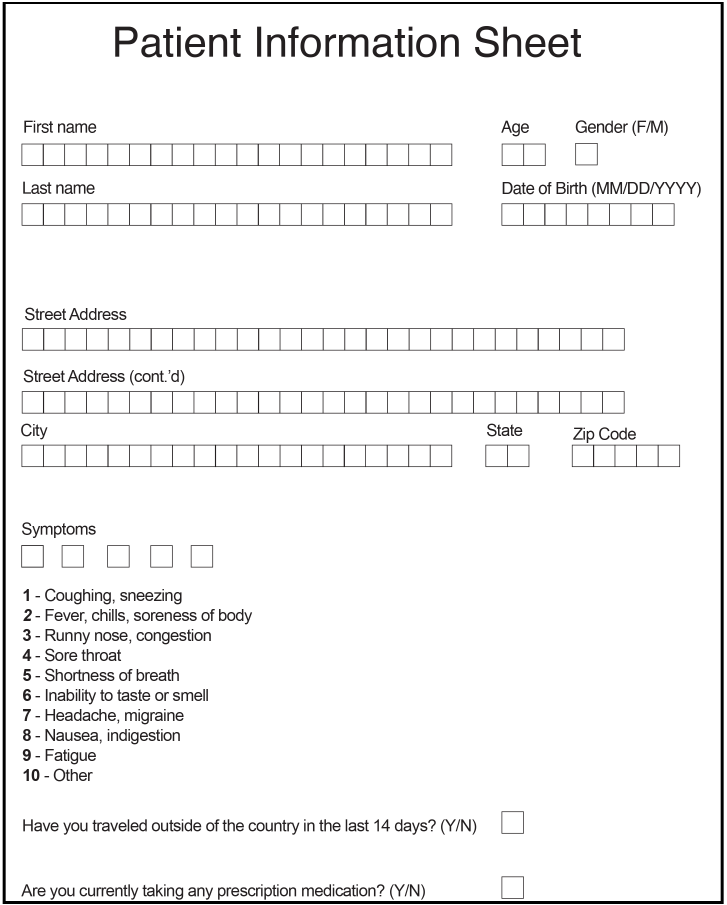
#> input picture templates/Patient_Form.png, 2179 x 2715 px (shown at 1/3 size)
$ python -i box_extraction.py   (imports and definitions only)
#> lines starting #> are read from the running program, lines starting #| are printed output that depends on the picture
#> further down, picture is the input picture: shape (2715, 2179, 3); mean B, G, R 243.4, 243.4, 243.5
import cv2
import numpy as np
import shutil
import os


# [30 lines left out: functions create_directory, sort_boxes, not called in this run]


def overlapping_contours(box_1, box_2):
    return all(abs(box_1[i] - box_2[i]) <= 6 for i in range(4))


# [42 lines left out: functions save_boxes, extract_boxes, not called in this run]


def get_boxes(img):
    # # 1. conversion to gray scale
    # # 2. binarization of the image. Using thresholding
    # # read image and apply grayscale
    # img = cv2.imread(image_name, cv2.IMREAD_GRAYSCALE)
    # create a copy to extract fields from it later
    img = cv2.resize(img, (1300, 1700))
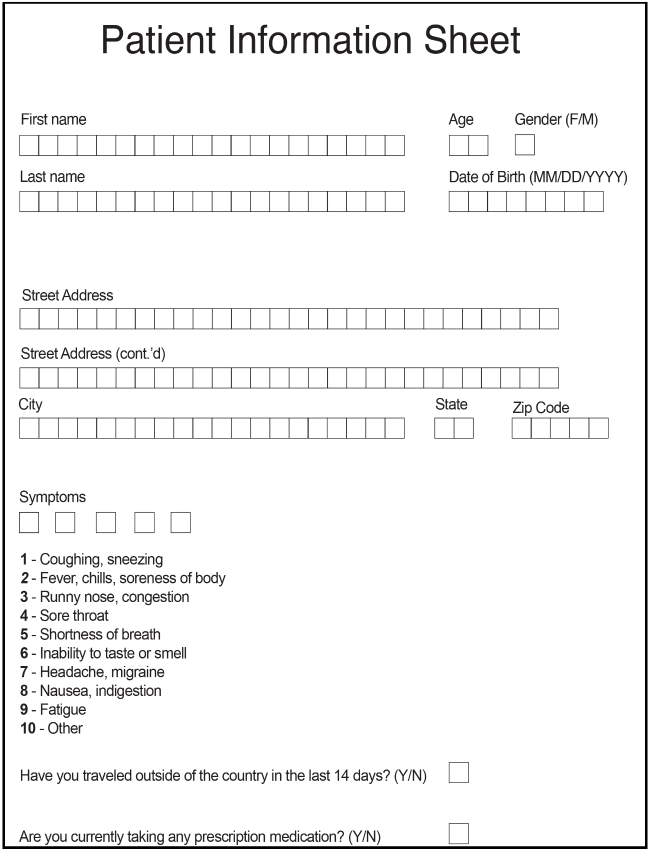
#> img: shape (1700, 1300, 3) (shown at 1/2 size); mean of channels 0, 1, 2 243.6, 243.6, 243.7; drawn as B, G, R
    original = img.copy()
    # thresholding - simplest method of segmenting images (process of partitionning a digital image into multiple segments, goal is to simplify image into a representation that is easier to analyze)
    # takes in grescale image. Used to create a binary image, returns threshold image
    blur = cv2.GaussianBlur(img, (5, 5), 0)
    _, threshold = cv2.threshold(img, 135, 255, cv2.THRESH_BINARY)
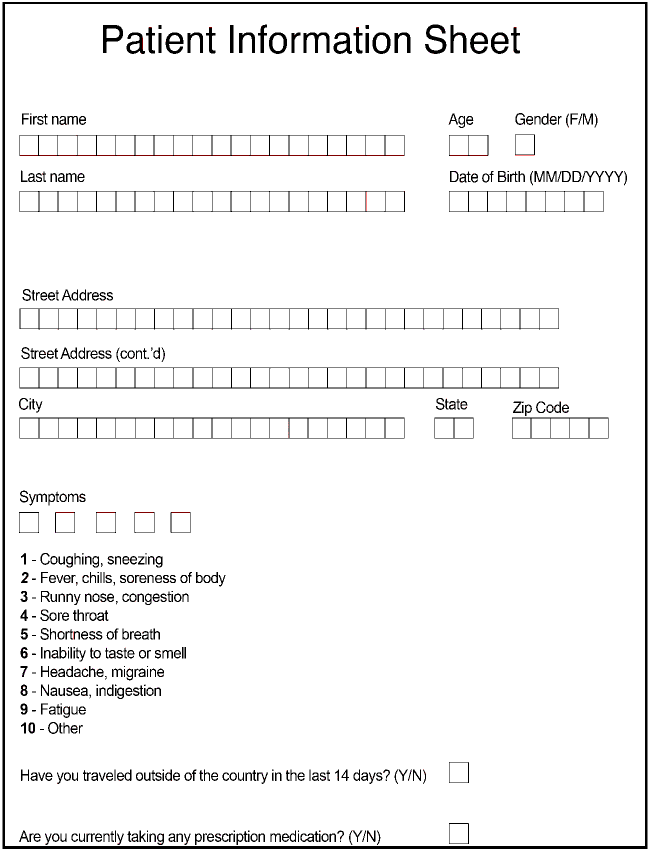
#> threshold: shape (1700, 1300, 3) (shown at 1/2 size); mean of channels 0, 1, 2 242.6, 242.6, 242.7; drawn as B, G, R
    # mode cv2.RETR_TREE: way to find contours
    # method cv2.CHAIN_APPROX_SIMPLE: approximation method for the detection. contour line indicates a line representing a boundary of the same intensities
    # returned contours is a list of points consisting of the contour lines
#> (the run stopped early here; a loop or call above may not have finished)
